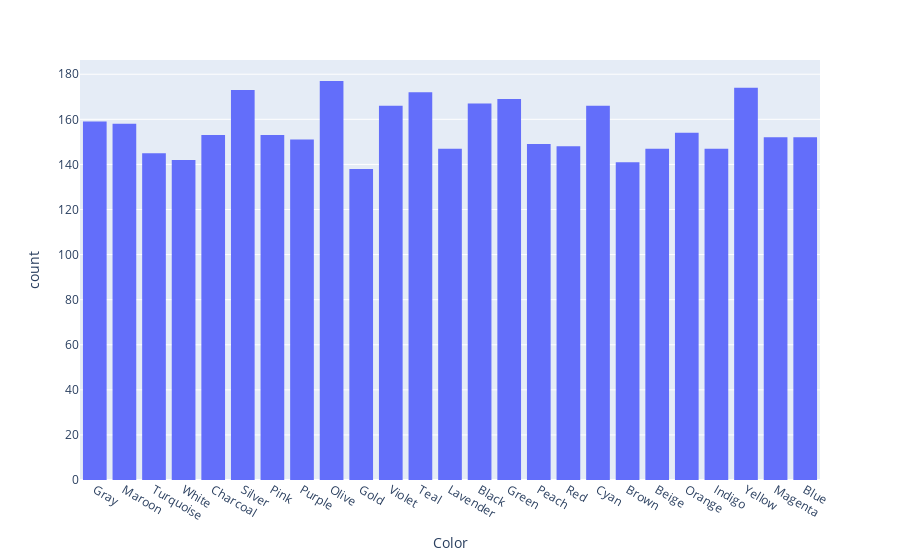

Notebook code cell kept with this figure:
### Markdown cell above
## 14. Are there any specific colors that are more popular among customers?

### Code cell
px.histogram(shop , x = 'Color')

### Figure 1 — Plotly figure (JSON) as saved in the notebook; plotly's stock layout.template omitted (floating-point values rounded to 4 significant figures; data arrays with more than 128 entries replaced by an {"elided": "..."} marker saying what was removed)
{"data": [{"alignmentgroup": "True", "bingroup": "x", "hovertemplate": "Color=%{x}<br>count=%{y}<extra></extra>", "legendgroup": "", "marker": {"color": "#636efa", "pattern": {"shape": ""}}, "name": "", "offsetgroup": "", "orientation": "v", "showlegend": false, "type": "histogram", "x": {"elided": "3900 str values"}, "xaxis": "x", "yaxis": "y"}], "layout": {"autosize": true, "barmode": "relative", "legend": {"tracegroupgap": 0}, "margin": {"t": 60}, "xaxis": {"anchor": "y", "autorange": true, "domain": [0, 1], "range": [-0.5, 24.5], "title": {"text": "Color"}, "type": "category"}, "yaxis": {"anchor": "x", "autorange": true, "domain": [0, 1], "range": [0, 186.3], "title": {"text": "count"}}}}
